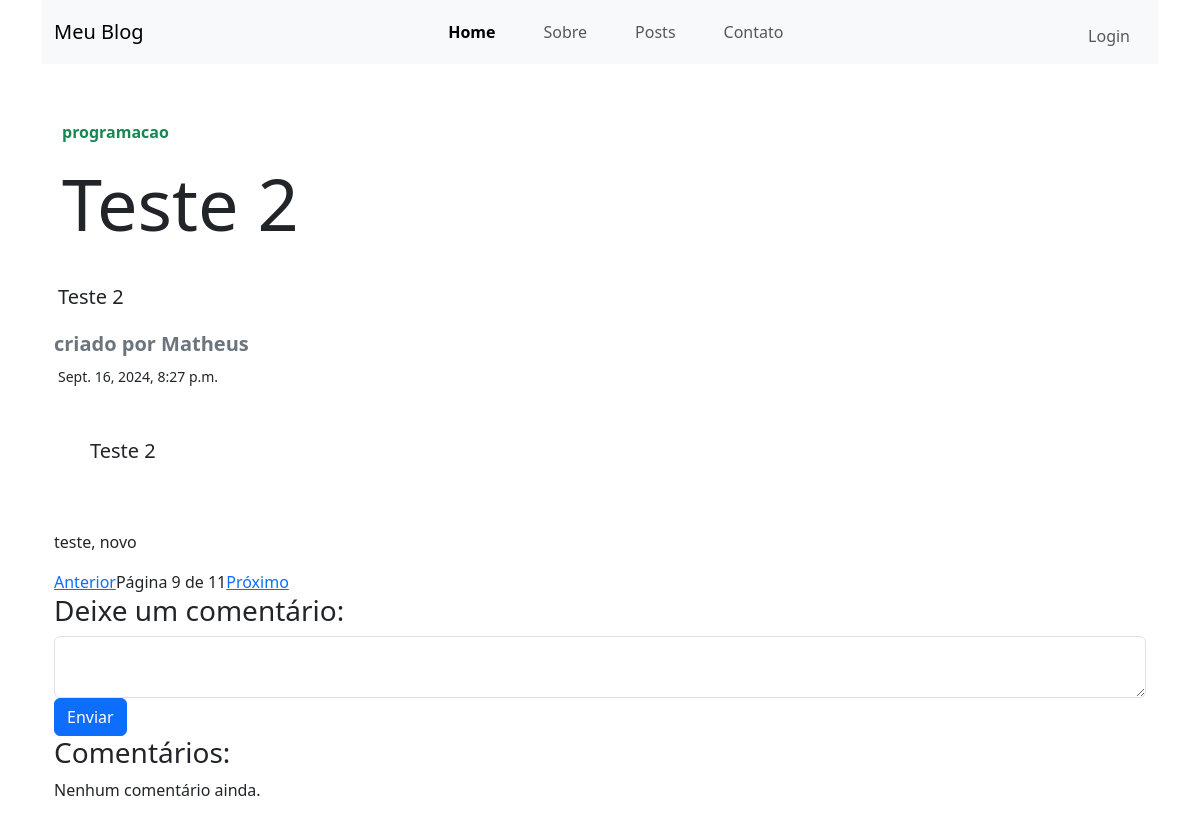
Screenshot of /blog/post/9/ with the database file from the repository.
### blog/models.py (models this page shows, shortened)
class Post(models.Model):
    autor = models.CharField(max_length=50)
    titulo = models.CharField(max_length=150)
    resumo = models.CharField(max_length=250)
    conteudo = models.TextField()
    data = models.DateTimeField()
    categoria = models.ForeignKey(Categoria,on_delete=models.PROTECT, related_name='posts')
    tag = models.ManyToManyField(Tag,related_name='posts', blank=True)

class Categoria(models.Model):
    nome = models.CharField(max_length=20)
    slug = models.SlugField(unique=True)
    def __str__(self):
        return self.nome

class Tag(models.Model):
    nome = models.CharField(max_length=20)
    slug = models.SlugField(unique=True)
    def __str__(self):
        return self.nome

### blog/views.py (the view)
# urls.py: path('post/<int:id>/', views.post, name="post"),
def post(request, id):
    post = get_object_or_404(Post, id=id)
    lista_post = Post.objects.all().order_by('id')
    lista_comentarios = post.post_id.all()
    paginator = Paginator(lista_post, 1)
    post_index = list(lista_post).index(post)
    page_num = post_index+1
    page_obj = paginator.get_page(page_num)
    proximo_post = Post.objects.filter(id__gt=post.id).first()  # Próximo post
    post_anterior = Post.objects.filter(id__lt=post.id).last()
    return render(request,'post.html', {'post':post, 'page_obj':page_obj,'proximo_post':proximo_post, 'post_anterior':post_anterior,
                                        'lista_comentarios':lista_comentarios})

### blog/Templates/post.html (shortened to what this page needs)
{% extends 'base.html' %}
{% block content %}
    <label class=" rounded text-success m-1 p-1"><strong>{{post.categoria}}</strong></label>
        <h1 class="display-2 text-justify p-2"><strong>{{post.titulo}}</strong></h1>
        <div class="row text-justify mt-4 p-1">
            <p class="lead"><strong>{{post.resumo}}</strong></p>
        </div>
        <label class="text-secondary h5"><strong>criado por {{post.autor}}</strong></label>
        <div class="ps-1"><small>{{post.data}}</small></div>
        <div class="row pe-4 text-justify">
            <div class="col p-5">
                <p class="lead">{{post.conteudo}}</p>
            </div>
        </div>
        <p>
        {%if post.tag.exists %}
            {{post.tag.all|join:', '}}
        {% endif %}
        </p>
    <div class="pagination">
        {% if post_anterior %}
            <a href="{%url 'blog:post' post_anterior.id %}">Anterior</a>
        {% endif %}
        <span>Página {{ page_obj.number }} de {{ page_obj.paginator.num_pages }}</span>
        {% if proximo_post %}
            <a href="{% url 'blog:post' proximo_post.id %}">Próximo</a>
        {% endif %}
    </div>
<h3>Deixe um comentário:</h3>
<div class="row">
        <form method="post" action="{% url 'blog:addcomentario' id=post.id %}">
            <textarea class="form-control"name="conteudo"></textarea>
            <input class="btn btn-primary"type="submit" value="Enviar">
        </form>
</div>
<h3>Comentários:</h3>
{% for comentario in lista_comentarios %}
    <div>
        <p><strong>{{ comentario.autor.username }}</strong>: {{ comentario.conteudo }}</p>
        <p><em>{{ comentario.criado }}</em></p>
    </div>
{% empty %}
    <p>Nenhum comentário ainda.</p>
{% endfor %}
{% endblock %}

### rows the page displays
Post: categoria "programacao", titulo "Teste 2", resumo "Teste 2", autor "Matheus", data "Sept. 16, 2024, 8:27 p.m.", conteudo "Teste 2", tag.all "teste, novo"

### other values shown
{{ page_obj.number }} "9"
{{ page_obj.paginator.num_pages }} "11"
